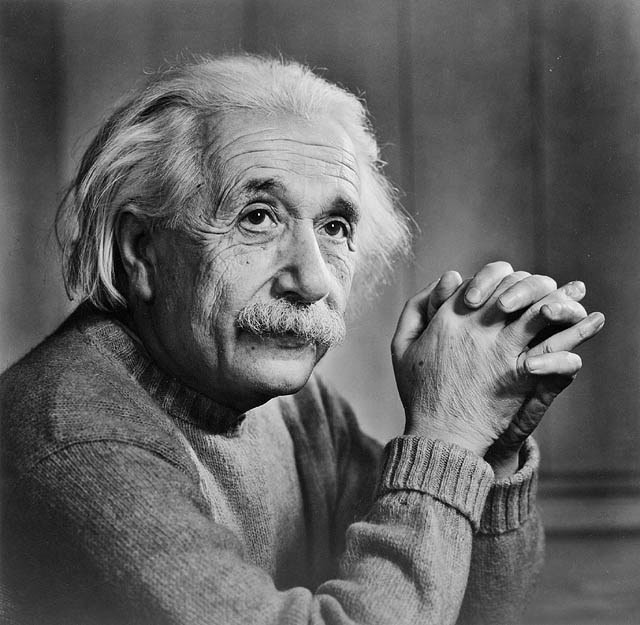
#> input picture Filtros espaciais/einstein.jpg, 640 x 625 px, found by its file name
$ python negativo.py
#> lines starting #> are read from the running program, lines starting #| are printed output that depends on the picture
#from PIL import image
import cv2
import numpy
import matplotlib.pyplot as plt

img = cv2.imread('einstein.jpg')
#> img is the input picture: shape (625, 640, 3); min 0, max 255, mean 97.9
img = cv2.cvtColor(img, cv2.COLOR_BGR2GRAY)
#> img: shape (625, 640)

img_inverte = cv2.bitwise_not(img)
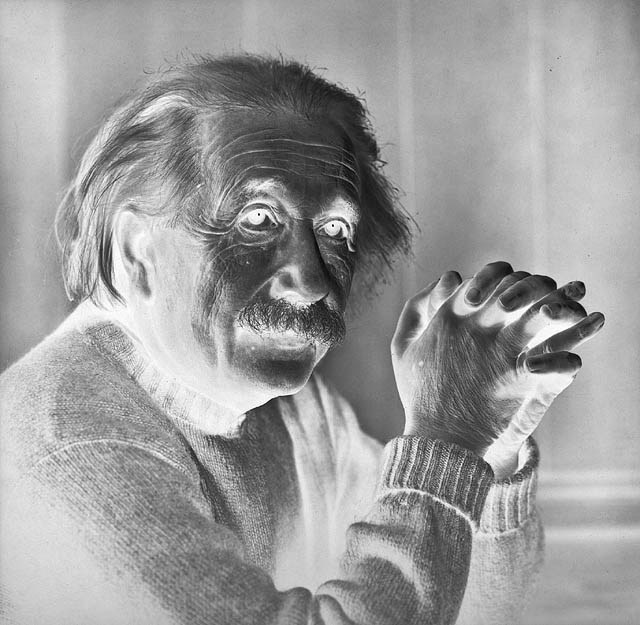
#> img_inverte: shape (625, 640); min 0, max 255, mean 157.1
cv2.imshow('imagem', img_inverte)
cv2.waitKey(0)
